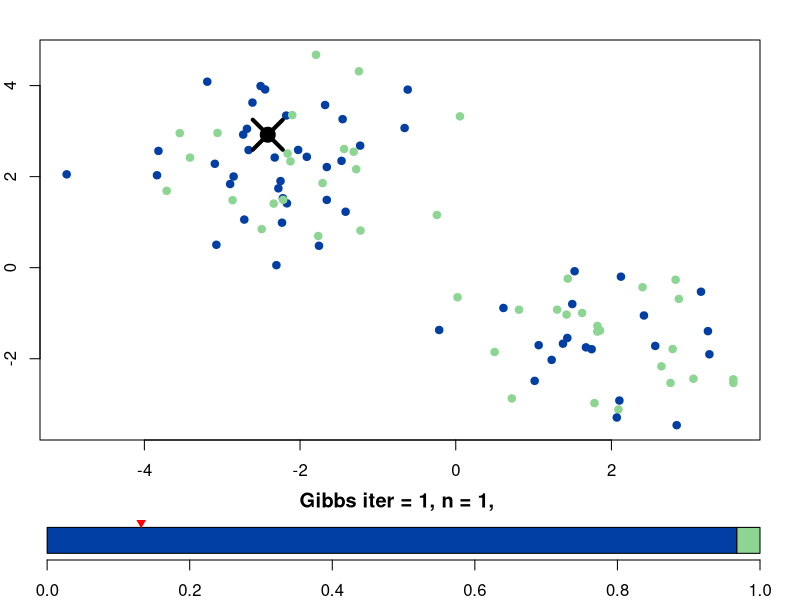
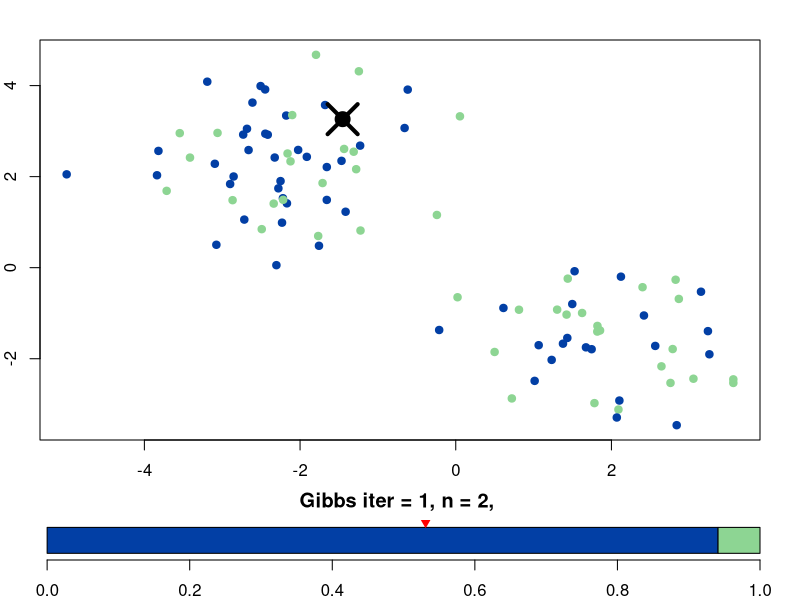
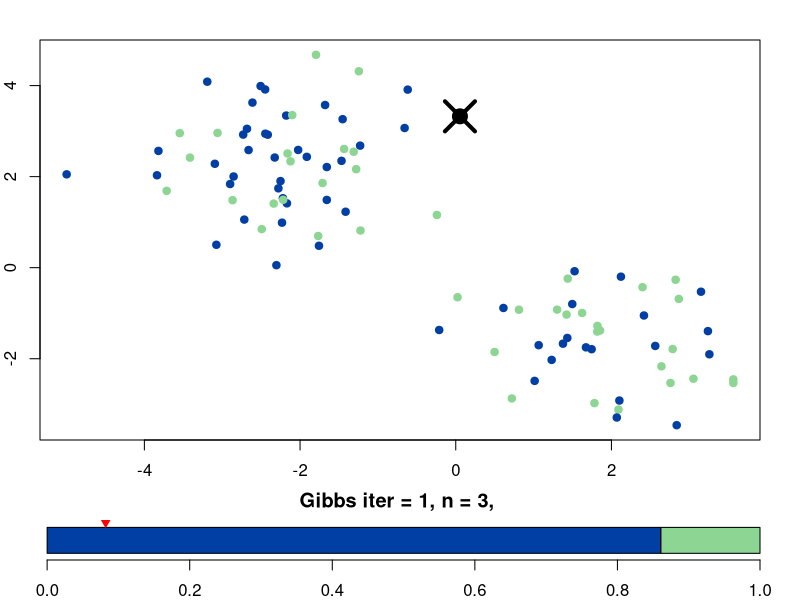
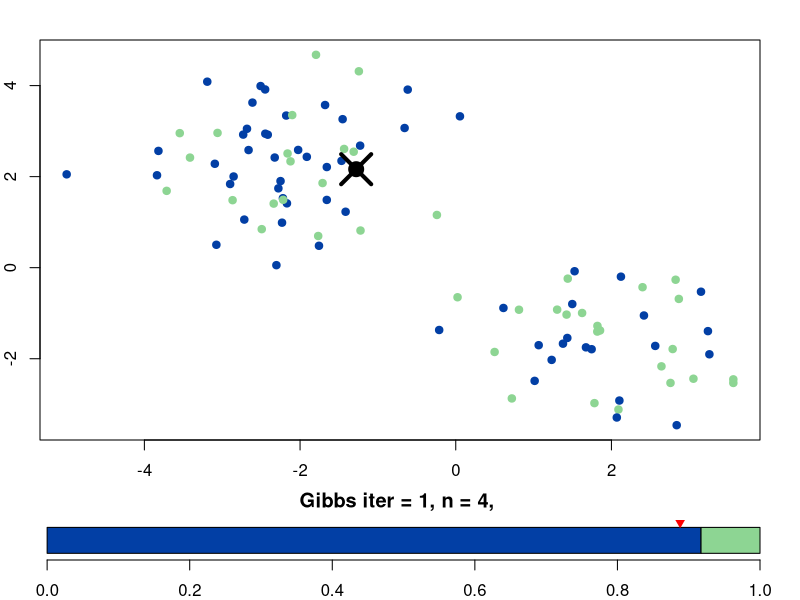
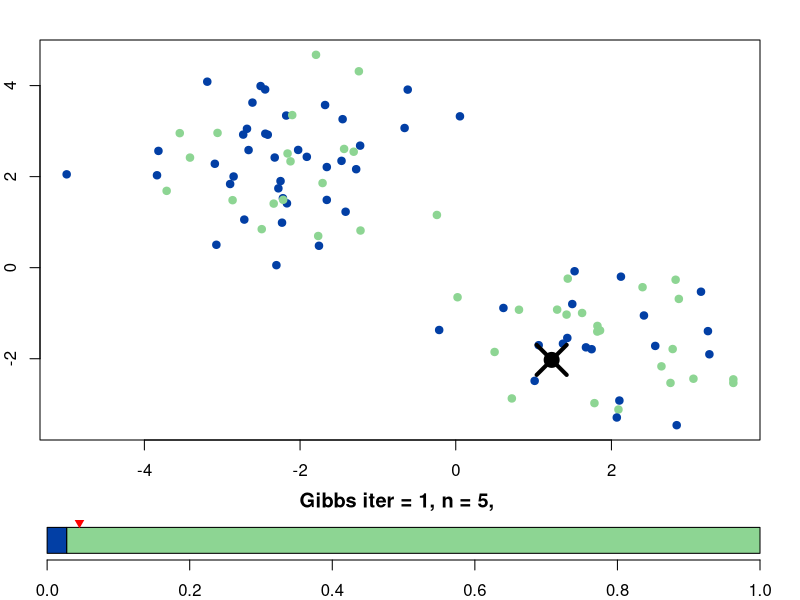
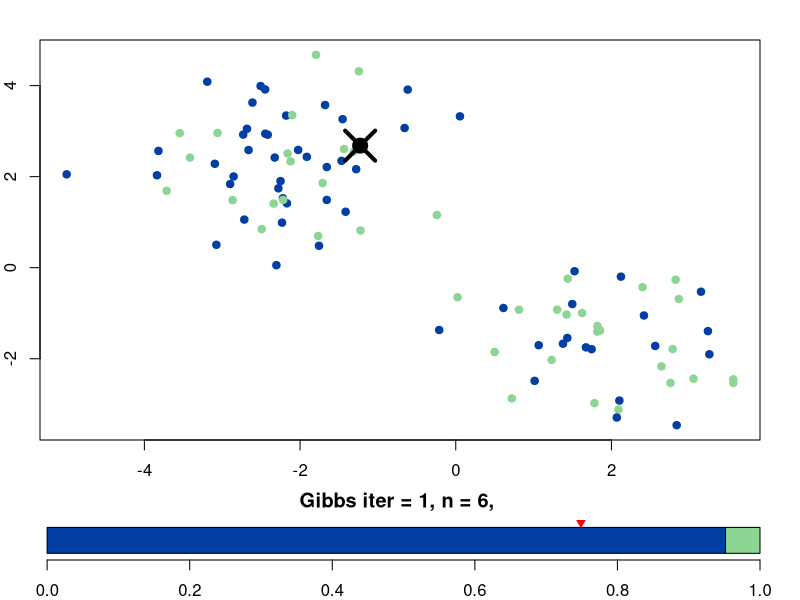
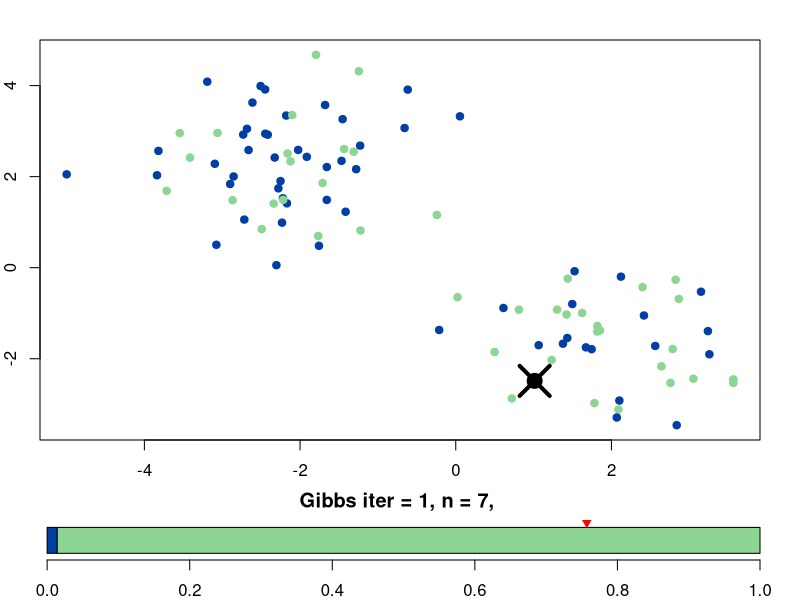
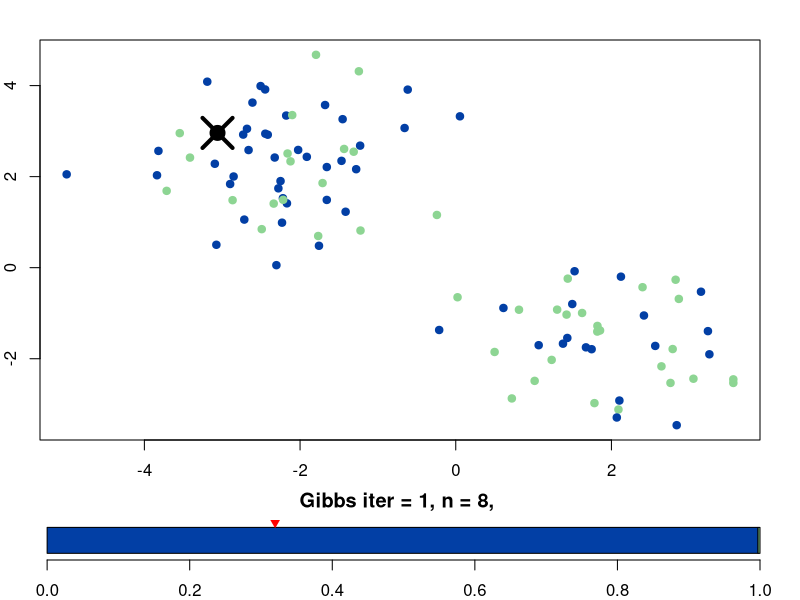

Write R code to recreate these figures, in order. (Note: a time limit stopped this script after it produced the figures.)
# A Gibbs sampler for a 2-component Gaussian mixture model
# Copyright (C) 2017, Tamara Broderick
# www.tamarabroderick.com

#    This program is free software: you can redistribute it and/or modify
#    it under the terms of the GNU General Public License as published by
#    the Free Software Foundation, either version 3 of the License, or
#    (at your option) any later version.
#
#    This program is distributed in the hope that it will be useful,
#    but WITHOUT ANY WARRANTY; without even the implied warranty of
#    MERCHANTABILITY or FITNESS FOR A PARTICULAR PURPOSE.  See the
#    GNU General Public License for more details.
#
#    You should have received a copy of the GNU General Public License
#    along with this program.  If not, see <http://www.gnu.org/licenses/>.

# useful for working with multivariate normal distributions
library(mvtnorm)

# Note: default function call at the end

ex8_gen_data <- function(Ndata, sd) {
# generate 2-component Gaussian mixture model data for inference later
#
# Args:
#  Ndata: number of data points to generate
#  sd: covariance matrix of data points around the
#      cluster-specific mean is [sd^2, 0; 0, sd^2];
#      i.e. this is the standard deviation in either direction
#
# Returns:
#  x: an Ndata x D matrix of data points (D=2 data dimensions)
#  z: an Ndata-long vector of cluster assignments
#  mu: a K x D matrix of cluster means,
#      where K=2 is the number of clusters

	# matrix of cluster centers: one in each of two quadrants
	mu = matrix(c(-2,2, 2,-2), ncol=2, byrow=TRUE)
	# vector of component frequencies
	rho = c(0.6,0.4)

	# assign each data point to a component
	z = sample(1:length(rho), Ndata, replace=TRUE, prob=rho)
	# draw each data point according to the cluster-specific
	# likelihood of its component
	x = cbind(rnorm(rep(NA,Ndata), mu[z,1], rep(sd,Ndata)),
		rnorm(rep(NA,Ndata), mu[z,2], rep(sd,Ndata)))
	
	# return the data.
	# also return the cluster centers and means in case
	# that is useful for comparison
	list("x" = x, "z" = z, "mu" = mu)
}

ex8_gibbs <- function(data, sd, initz, hyperparams) {
# Run a Gibbs sampler for a CRP Gaussian mixture model
# on the data
#
# Args:
#  data: an Ndata x D matrix of data points
#  sd: we assume the Gaussian likelihood around any
#      cluster mean has covariance matrix diag(sd^2,...,sd^2);
#      so this is the standard deviation in any direction
#  initz: vector of strictly positive integers; initial
#      assignments of data points to clusters; takes
#      values 1,...,K (Should have as many unique values
#      as desired number of clusters)
#  hyperparams: The hyperparameters to the prior distribution.
#      E.g., for K=2, this would be two hyperparameters
#      such as "c(1,1)"
#
# Returns:
#  Nothing
#
# Note:
#  Has been tested only on D=2

	# two colors for the two clusters
  # should look reasonably different on screen
  palette(c("#023FA5","#8DD593"))

	# setup the plot into two parts:
	# the data and the probabilities for Gibbs sampling
	par(mar = rep(2,4))
	layout(matrix(c(1,2), 2, 1, byrow=TRUE),
        	heights=c(4,1)
        )
	
	# don't exceed this many Gibbs iterations
	maxIters = 1000
	# the algorithm will pause and plot after this
	# iteration number; 0 ensures it will plot right off
	minPauseIter = 0

	# dimension of the data points
	data_dim = ncol(data)
	# cluster-specific covariance matrix
	Sig = diag(sd^2,data_dim)
	# prior covariance matrix
	Sig0 = diag(3^2,data_dim)
	# cluster-specific precision (Sig^{-1})
	Prec = solve(Sig)
	# prior precision (Sig^{-1})
	Prec0 = solve(Sig0)
	# prior mean on cluster parameters
	mu0 = matrix(c(0,0), ncol=2, byrow=TRUE)
	# number of data points
	Ndata = nrow(data)

	# initialize the sampler
	z = initz  # initial cluster assignments
	counts = as.vector(table(z))  # initial data counts at each cluster
	Nclust = length(counts)	  # initial number of clusters

	# run the Gibbs sampler
	for(iter in 1:maxIters) {
		# take a Gibbs step at each data point
		for(n in 1:Ndata) {
			# get rid of the nth data point in the counts
			c = z[n]
			counts[c] = counts[c] - 1
			z[n] = -1  # ensures z[n] doesn't get counted as a cluster

			# unnormalized log probabilities for the clusters
			log_weights = rep(NA,Nclust)
			# find the unnormalized log probabilities
			# for each existing cluster
			for(c in 1:Nclust) {
				c_Precision = Prec0 + counts[c] * Prec
				c_Sig = solve(c_Precision)
				# find all of the points in this cluster
				loc_z = which(z==c)
				# sum all the points in this cluster
				if(length(loc_z) > 1) {
					sum_data = colSums(data[z == c,])
				} else if(length(loc_z) == 1) {
					sum_data = data[z == c,]
				} else {
          sum_data = 0
				}
        # posterior predictive mean for this cluster
				c_mean = c_Sig %*% (Prec %*% sum_data + Prec0 %*% t(mu0))
        # unnormalized log probability for this cluster
				log_weights[c] = log(counts[c] + hyperparams[c]) + dmvnorm(data[n,], mean = c_mean, sigma = c_Sig + Sig, log = TRUE)
			}

			# transform unnormalized log probabilities
			# into probabilities
			max_weight = max(log_weights)
			log_weights = log_weights - max_weight
			loc_probs = exp(log_weights)
			loc_probs = loc_probs / sum(loc_probs)

			# sample which cluster this point should
			# belong to
			newz = sample(1:Nclust, 1, replace=TRUE, prob=loc_probs)
			# if necessary, instantiate a new cluster
			if(newz == Nclust + 1) {
				counts = c(counts,0)
				Nclust = Nclust + 1
			}
			z[n] = newz
			# update the cluster counts
			counts[newz] = counts[newz] + 1
	
		# if desired, plot the progress of the sampler
		if(iter >= minPauseIter) {		
		
		# in the top plot, plot the points,
		# colored by cluster assignment in this sampler step
		plot(data, col=z, pch=19)
		# highlight which point is currently being sampled
		points(data[n,1], data[n,2], col="black", pch=4, lwd=4, cex=4)
		points(data[n,1], data[n,2], col="black", pch=19, lwd=1, cex=2)
	
		# plot the cluster probabilities for the Gibbs sampler.
		# color the probabilities by cluster
		barplot(as.matrix(loc_probs,nrow=length(loc_probs)),
        	        beside=FALSE,
        	        horiz=TRUE,
        	        ylim=c(0,1),
        	        width=0.7,
			col = palette(),
			main = paste("Gibbs iter = ", toString(iter),
        	        	", n = ", toString(n),
               		 	", ",
               		 	sep="")
			)

		# in the bottom plot, plot the Gibbs probabilities and sample
		u = loc_probs[newz] * runif(1)
		uplot = cumsum(loc_probs)[newz] - u
		# plot the uniform random number used to draw a probability
		points(uplot, 1, pch=25, col="red", bg="red")

		# Generate a new draw for each press of "enter"
                # Press 'x' when finished.
		# Enter a number to progress that many full
		# Gibbs iterations into the future.
		line <- readline()
        	if(line == "x") {
        	        dev.off()
        	        return("done")
        	} else if(line == "") {
        	} else {
        	        minPauseIter = iter + as.numeric(line)
        	}
		}
		}
	}
}

# generate a data set with 100 data points
data <- ex8_gen_data(Ndata=100,sd=1)
# run mixture model Gibbs sampler
# initialized uniformly at random
ex8_gibbs(data=data$x, sd=1, initz=sample(1:2, 100, replace=TRUE, prob=c(0.5,0.5)), hyperparams=c(1,1))
